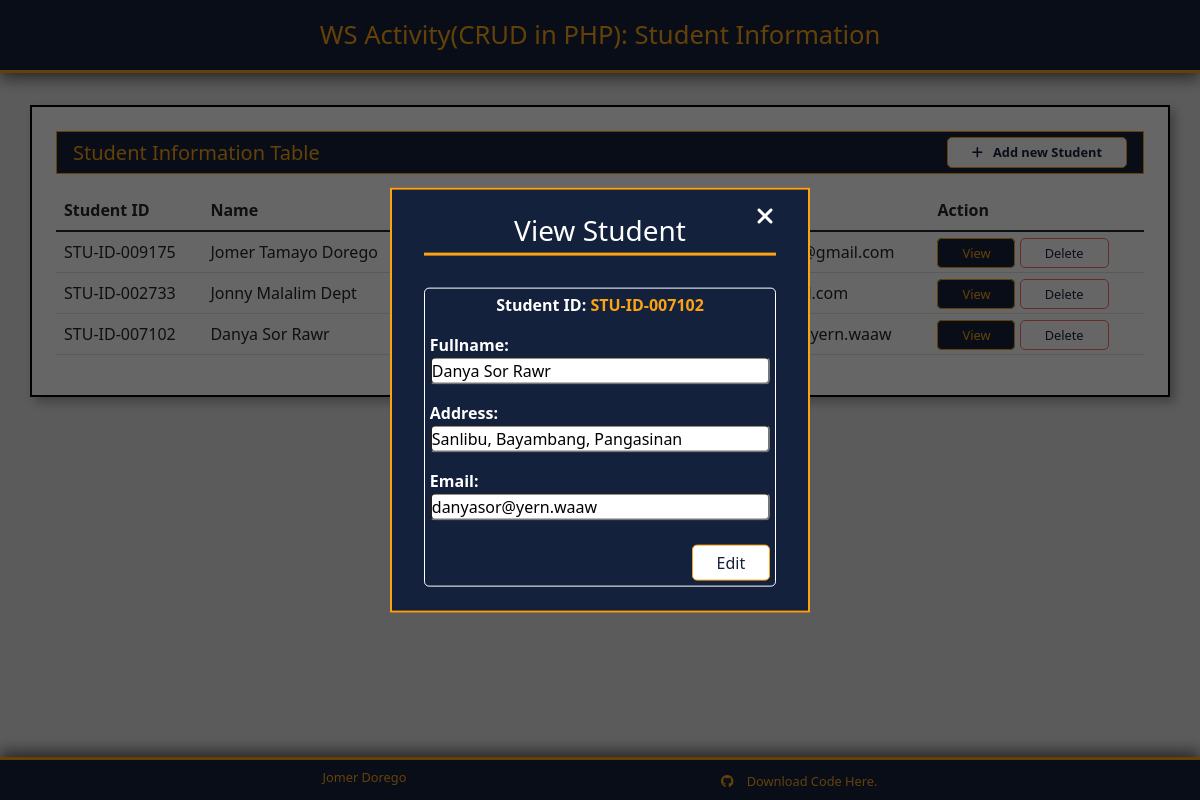
Screenshot of /index.php?view-student=9 with the database file from the repository.
### tables this page shows
CREATE TABLE `studentsinfo` (
  `id` int(11) NOT NULL,
  `idNumber` varchar(20) NOT NULL,
  `name` varchar(100) NOT NULL,
  `address` varchar(255) NOT NULL,
  `email` varchar(20) NOT NULL
);

### students-table.php (the view)
<div class="container table-container">
    <div class="table-header">
        <h5>Student Information Table</h5>
        <button class="add-student-btn button-secondary"><i class="fa-solid fa-plus"></i>Add new Student</button>
    </div>
    <table class="table">
        <thead>
            <tr>
                <th>Student ID</th>
                <th>Name</th>
                <th>Address</th>
                <th>Email</th>
                <th>Action</th>
            </tr>
        </thead>
        <tbody class="table-group-divider">
            <?php $studentsInfo = getStudentInfo($pdo) ?>
            <?php foreach($studentsInfo as $student): ?>
            <tr>
                <td><?= $student->idNumber ?></td>
                <td><?= $student->name ?></td>
                <td><?= $student->address ?></td>
                <td><?= $student->email ?></td>
                <td>
                    <a href="<?= ROOT_URL ?>index.php?view-student=<?=$student->id?>" class="button-primary">View</a>
                    <a href="<?= ROOT_URL ?>index.php?del-student=<?=$student->id?>" class="button-danger">Delete</a>
                </td>
            </tr>
            <?php endforeach; ?>
        </tbody>
    </table>
</div>
<?php
    function getStudentInfo($pdo) {
        $query = "SELECT * FROM studentsinfo";
        $stmt = $pdo->prepare($query);
        if($stmt->execute()){
            return $stmt->fetchAll(PDO::FETCH_OBJ);
        } else {
            echo 'SOMETHING WENT WRONG';
        }
    }
?>

### view-student.php (shortened to what this page needs)
<?php $currStudent = fetchCurrentStudent($pdo, $_GET['view-student']) ?>
<div class="add-new-student-modal modal-active">
    <div class="close-btn close-btn-view"><i class="fa-solid fa-xmark"></i></div>
    <h3>View Student</h3>
    <form action="" method="POST">
        <div class="form-group align-self-center">
            <label> Student ID: <span class="st-id"><?= $currStudent->idNumber ?></span></label>
        </div>
        <div class="form-group">
            <label for="name">Fullname:</label>
            <input type="text" placeholder="Fullname" name="name" id="name" value="<?= $currStudent->name ?>">
        </div>
        <div class="form-group">
            <label for="address">Address:</label>
            <input type="text" placeholder="Address" name="address" id="address" value="<?= $currStudent->address ?>">
        </div>
        <div class="form-group">
            <label for="email">Email:</label>
            <input type="text" placeholder="Email" name="email" id="email" value="<?= $currStudent->email ?>">
        </div>
        <input type="submit" value="Edit" name="edit" class="button-secondary submit-btn">
    </form>
</div>
<?php
    function fetchCurrentStudent($pdo, $id) {
        $query = "SELECT * FROM studentsinfo WHERE id = $id";
        $stmt = $pdo->prepare($query);
        if($stmt->execute()){
            return $stmt->fetch(PDO::FETCH_OBJ);
        } else {
            echo 'SOMETHING WENT WRONG';
        }
    }
?>

### styles/style.css (style rules this page uses)
*, *::before, *::after { margin: 0; padding: 0; box-sizing: border-box; }
:root { --black: #000000; --white: #ffffff; --gray: #e5e5e5; --blue: #14213d; --yellow: #fca311; }
a { color: inherit; text-decoration: inherit; font-size: .8rem; }
i { margin-right: 10px; }
html { font-size: 16px; }
body { font-size: 16px; font-family: 'Segoe UI', Tahoma, Geneva, Verdana, sans-serif; background-color: var(--gray); }
.button-primary { background-color: var(--blue); border: 1.5px solid var(--yellow); padding: .3rem 1.5rem; color: var(--yellow); border-radius: 5px; transition: all 250ms ease-in-out; }
.button-secondary { background-color: var(--white); border: 1.5px solid var(--yellow); padding: .3rem 1.5rem; color: var(--blue); border-radius: 5px; transition: all 250ms ease-in-out; }
.button-danger { background-color: var(--white); border: 1.5px solid rgb(255, 107, 107); padding: .3rem 1.5rem; color: var(--blue); border-radius: 5px; transition: all 250ms ease-in-out; }
.table-container { margin-top: 2rem; background-color: var(--white); border: 2px solid var(--black); box-shadow: 5px 5px 10px rgba(0, 0, 0, .3); padding: 1.5rem; }
.table-container .table-header { display: flex; background-color: var(--blue); border: 1px solid var(--yellow); padding: .3rem 1rem; justify-content: space-between; align-items: center; margin-bottom: 1rem; }
.table-container .table-header h5 { color: var(--yellow); margin: 0; }
.table-container .table-header button { font-size: .8rem; font-weight: bold; }
.add-new-student-modal { padding: 1.5rem 2rem; background-color: var(--blue); position: absolute; top: 50%; left: 50%; transform: translate(-50%, -170%); width: 35vw; max-width: 35vw; border: 2px solid var(--yellow); transition: transform 300ms ease-in-out; z-index: 3; }
.modal-active { transform: translate(-50%, -50%); }
.add-new-student-modal .close-btn { color: var(--white); position: absolute; font-size: 1.5rem; top: .5rem; right: 1.5rem; cursor: pointer; transition: transform 300ms ease-in-out; }
.add-new-student-modal h3 { color: var(--white); text-align: center; padding-bottom: 5px; border-bottom: 3px solid var(--yellow); margin-bottom: 2rem; }
.add-new-student-modal .form-group { display: flex; flex-direction: column; margin-bottom: 1rem; }
.add-new-student-modal .form-group input { border-radius: 5px; padding: .05rem .5 rem; }
.add-new-student-modal .form-group label { color: var(--white); font-weight: bold; }
form { border: 1px solid var(--white); padding: .3rem; border-radius: 5px; display: flex; flex-direction: column; }
form .submit-btn { margin-top: .5rem; align-self: flex-end; }
.st-id { color: var(--yellow) }

### rows the page displays
studentsinfo: idNumber "STU-ID-009175", name "Jomer Tamayo Dorego", email "Jomermer@gmail.com"
studentsinfo: idNumber "STU-ID-002733", name "Jonny Malalim Dept"
studentsinfo: idNumber "STU-ID-007102", name "Danya Sor Rawr", address "Sanlibu, Bayambang, Pangasinan", email "danyasor@yern.waaw"
